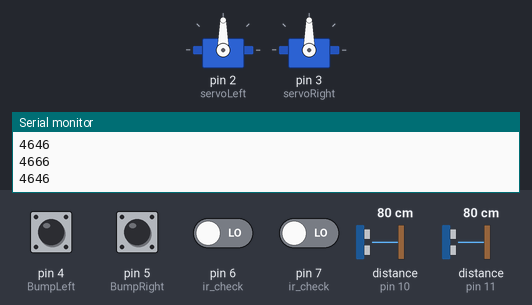
Simulated run of this sketch. Board: Arduino Uno, built with avr-gcc and run on an emulated ATmega328P. Shown: 2 × servo, the last lines printed to the serial monitor. Wiring (inferred from the names in the program): 2 × ultrasonic range finder: trigger pin 10, echo pin 10 / trigger pin 11, echo pin 11. The test bench sets the inputs (shaded band); at power-on: pin 4 (BumpLeft), pin 5 (BumpRight) HIGH, pin 6 (ir_check), pin 7 (ir_check) LOW, distance to the obstacle (sensors on pin 10, pin 11) 80 cm. The echo pulse lasts 58.3 µs per cm. At 7.6 s the program stops and its outputs stay as they are.

Above: at 1.2 s.
1.3 s: distance to the obstacle (sensor on pin 10) set to 90 cm
At 1.44 s:
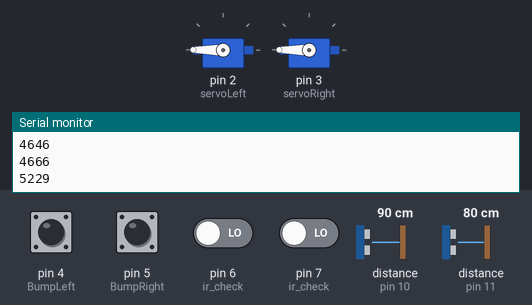
4.3 s: distance to the obstacle (sensor on pin 10) set to 2 cm
At 5.6 s:
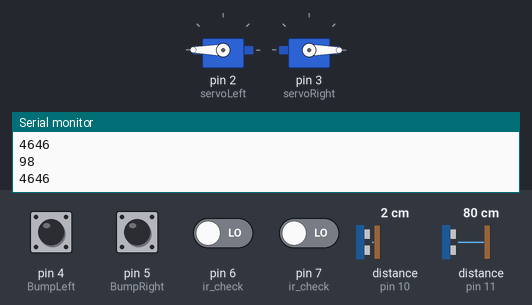
5.9 s: distance to the obstacle (sensor on pin 11) set to 4 cm
At 6.6 s:
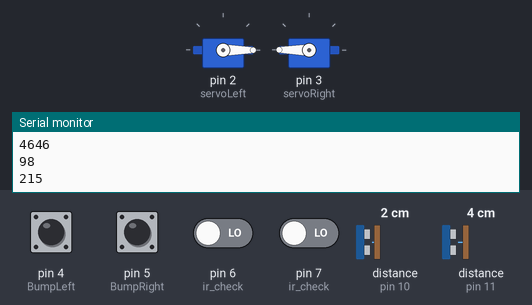
Timing chart, 0 to 9.1 s (numbered marks = the images above; inputs shaded):
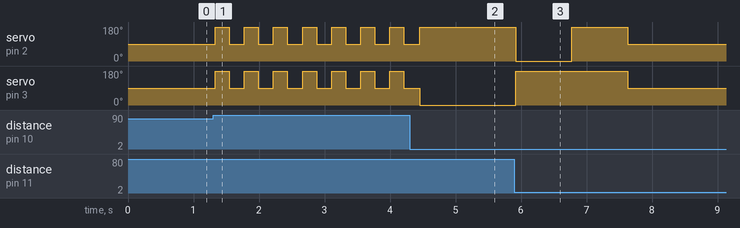

Measured:
- the behaviour switches between 86 and 87 cm on distance to the obstacle (sensor on pin 10) (found by bisection; images 0 and 1)
- after the input at 1.3 s, servo on pin 2 (servoLeft), servo on pin 3 (servoRight): alternates 180° for 0.21 s and 90° for 0.23 s, starting at once
- after the input at 4.3 s, servo on pin 2 (servoLeft): goes on until 4.5 s, then stays 180°
- after the input at 5.9 s, servo on pin 2 (servoLeft): 180° → 0° at once, → 180° 0.86 s later, → 90° 0.86 s later; servo on pin 3 (servoRight): 0° → 180° at once, → 90° 1.7 s later

The sketch:

tablebot_III.ino
```cpp
// Phase III TABLEBot Code

#include <Servo.h>               // Load "Servo" library
Servo servoLeft;                 // Left drive servo
Servo servoRight;                // Right drive servo
const int BumpLeft = 4;          // Left bumper Pin 4
const int BumpRight = 5;         // Right bumper Pin 5
int BumpStateLeft = 0;           // Set Left Bump State value
int BumpStateRight = 0;          // Set Right Bump State value
int pingPin1 = 10;               // Set Ping Sensor Pin
int pingPin2 = 11;               // Set Ping Sensor Pin
long raw_distance1;               // Value for Raw Distance Ping Pulse
long raw_distance2;               // Value for Raw Distance Ping Pulse
int val6 = 0;                    // Value for Left Front IR
int val7 = 0;                    // Value for Right Front IR
int val8 = 0;                    // Value for Left Rear IR
int val9 = 0;                    // Value for Right Rear IR
int x = 0;                       // Counter Variable
int y = 0;                       // Counter Variable

void setup() {
  Serial.begin(9600);                   // Setup serial monitor for debug
  servoLeft.attach(2);                  // Set left servo to pin 2
  servoRight.attach(3);                 // Set right servo to pin 3
  pinMode(BumpLeft, INPUT_PULLUP);             // Set BumperLeft to input with pullup resistor
  pinMode(BumpRight, INPUT_PULLUP);            // Set BumperRight to input with pullup resistor
}

void loop() {

  BumpStateLeft = digitalRead(BumpLeft);
  //  Serial.println (BumpStateLeft, DEC);
  if (BumpStateLeft == 0) {
    goal();
  }

  BumpStateRight = digitalRead(BumpRight);
  //  Serial.println (BumpStateRight, DEC);
  if (BumpStateRight == 0) {
    goal();
  }

  read_ping1();

  if (raw_distance1 < 700) {
    goal();
  }

  if (raw_distance1 < 5000) {
    read_ping2();
  }

  if (raw_distance2 - 500 > raw_distance1) {
    forward();
  }

  if (raw_distance1 > 5000) {

    x = 0;
    while (x < 100) {
      clockwise();
      x++;
    }
    x = 0;
    while (x < 100) {
      stop();
      x++;
    }
    y++;
    if (y > 10) {
      x = 0;
      while (x < 200) {
        forward();
        x++;
        y = 0;
      }
    }
  }
}

void read_ping1() {
  pinMode(pingPin1, OUTPUT);
  digitalWrite(pingPin1, LOW);
  delayMicroseconds(2);
  digitalWrite(pingPin1, HIGH);
  delayMicroseconds(5);
  digitalWrite(pingPin1, LOW);

  pinMode(pingPin1, INPUT);
  raw_distance1 = pulseIn(pingPin1, HIGH);

  Serial.print(raw_distance1);
  Serial.println();
  delay(10);
}

void read_ping2() {
  pinMode(pingPin2, OUTPUT);
  digitalWrite(pingPin2, LOW);
  delayMicroseconds(2);
  digitalWrite(pingPin2, HIGH);
  delayMicroseconds(5);
  digitalWrite(pingPin2, LOW);

  pinMode(pingPin2, INPUT);
  raw_distance2 = pulseIn(pingPin2, HIGH);

  Serial.print(raw_distance2);
  Serial.println();
  delay(10);
}

void stop() {
  servoLeft.write(90);
  servoRight.write(90);
  delay (2);
  //  ir_check();
}

void left_forward() {
  servoLeft.write(180);
  servoRight.write(90);
  delay (2);
  //  ir_check();
}

void left_reverse() {
  servoLeft.write(0);
  servoRight.write(90);
  delay (2);
  //  ir_check();
}

void right_forward() {
  servoLeft.write(90);
  servoRight.write(0);
  delay (2);
  //  ir_check();
}

void forward() {
  servoLeft.write(180);
  servoRight.write(0);
  delay(2);
  ir_check();
}

void counterclockwise() {
  servoLeft.write(0);
  servoRight.write(0);
  delay(2);
  //  ir_check();
}

void right_reverse() {
  servoLeft.write(90);
  servoRight.write(180);
  delay (2);
  //  ir_check();
}

void clockwise() {
  servoLeft.write(180);
  servoRight.write(180);
  delay(2);
  //  ir_check();
}

void reverse() {
  servoLeft.write(0);
  servoRight.write(180);
  delay(2);
  //  ir_check();
}

void ir_check() {
  val6 = digitalRead(6);
  //  Serial.println(val6);              // debug value
  if (val6 == 1) {

    x = 0;
    while (x < 100) {
      stop();
      x++;
    }

    x = 0;
    while (x < 100) {
      reverse();
      x++;
    }

    x = 0;
    while (x < 200) {
      clockwise();
      x++;
    }
  }

  val7 = digitalRead(7);
  //  Serial.println(val7);             // debug value
  if (val7 == 1) {

    x = 0;
    while (x < 100) {
      stop();
      x++;
    }

    x = 0;
    while (x < 100) {
      reverse();
      x++;
    }

    x = 0;
    while (x < 100) {
      counterclockwise();
      x++;
    }
  }
}

void goal() {

  read_ping2();
  if (raw_distance2 > 5000) {

    x = 0;
    while (x < 100) {
      clockwise();
      x++;
    }
    x = 0;
    while (x < 100) {
      stop();
      x++;
    }
    y++;
    if (y > 10) {
      x = 0;
      while (x < 200) {
        forward();
        x++;
        y = 0;
      }
    }
  }

  if (raw_distance2 < 5000) {
    forward();
  }

  if (raw_distance2 < 1500) {

    dance();
  }

  loop();
}

void dance() {

  x = 0;
  while (x < 400) {
    reverse();
    x++;
  }
  x = 0;
  while (x < 400) {
    clockwise();
    x++;
  }

  end();
}

void end() {

  stop();
  end();

}
```
